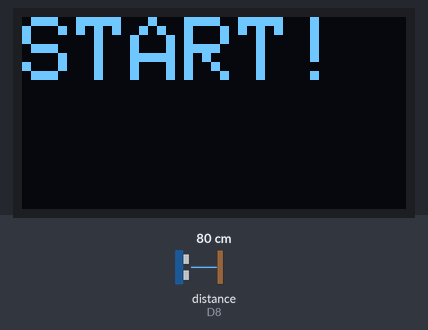
A sketch run on a simulated ESP8266 (NodeMCU). On the bench: 128×64 one-colour display. Wiring (inferred from the names in the program): ultrasonic range finder: trigger D7; echo D8. The test bench sets the inputs (shaded band); at power-on: distance to the obstacle (sensor on D8) 80 cm. The echo pulse lasts 58.3 µs per cm; what the sketch prints to the serial monitor is not drawn.

Above: at 2.2 s.
2.3 s: distance to the obstacle (sensor on D8) set to 45 cm
4.7 s: distance to the obstacle (sensor on D8) set to 36 cm
At 5.5 s:
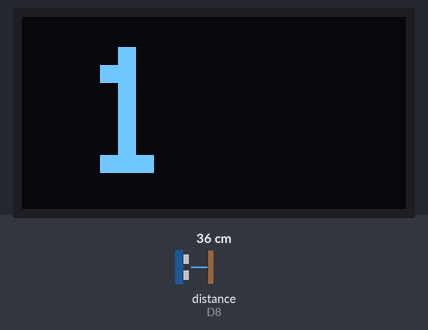
Timing chart, 0 to 7.7 s (numbered marks = the images above; inputs shaded):
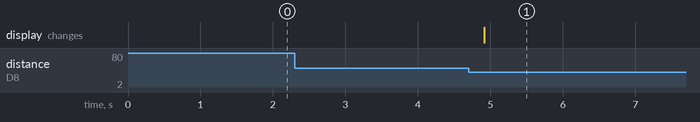

The sketch:

v4_Counter.ino
```cpp
//초음파센서부분선언
#define TrigPin  D7
#define EchoPin  D8

//디스플레이부분선언
#include <SPI.h>
#include <Wire.h>
#include <Adafruit_GFX.h>
#include <Adafruit_SSD1306.h>
#define OLED_RESET LED_BUILTIN  //4
Adafruit_SSD1306 display(OLED_RESET);
#if (SSD1306_LCDHEIGHT != 64)
//#error("Height incorrect, please fix Adafruit_SSD1306.h!");
#endif


  //변수선언
  float duration, distance, distance0, distance1=199;
  //float dist_a, dist_b, dist_c, ave_abc;
  int count=0, countdis=0;

void setup() {
  //시리얼포트 활성화
  Serial.begin(115200);

  //초음파센서 활성화
  pinMode(TrigPin, OUTPUT);
  pinMode(EchoPin, INPUT);

  //디스플레이 활성화
  display.begin(SSD1306_SWITCHCAPVCC, 0x3C);
  display.clearDisplay();
  //display.display();
  display.setTextSize(3);
  display.setTextColor(WHITE);
  display.setCursor(0, 0);
  display.println("START!");
  display.display();

  delay(1000);
}

void loop() {

  // 센서 읽기
    delay(10);
    digitalWrite(TrigPin, LOW);
    delayMicroseconds(2);
    digitalWrite(TrigPin, HIGH);
    delayMicroseconds(10);
    digitalWrite(TrigPin, LOW);
    duration = pulseIn(EchoPin, HIGH, 11764); //11764us (약200cm)
    distance = duration * 0.034 / 2;
 if(distance == 0){distance = 200;}else{}

//  dist_a = dist_b;
//  dist_b = dist_c;
 // dist_c = distance;
 // ave_abc = (dist_a + dist_b + dist_c)/3;

 //if((abs(ave_abc - dist_b) < 20) or (dist_a >= dist_b >= dist_c) or (dist_a <= dist_b <= dist_c)){


   //lowpass highpass
   //if(dist_b > 5 and dist_b < 201){
   if(distance > 5 and distance < 201){

  //필터
    distance0 = distance1;
    //distance1 = distance0*0.90 + dist_b*0.10;
    distance1 = distance0*0.95 + distance*0.05;

  //시리얼 모니터에 표시
  Serial.print(distance1);
  Serial.print("      ");
  Serial.print(distance);
  Serial.print("      ");
  Serial.println(count);

  //트리거
  if(distance0>40 and distance1<=40){
    count=count+1;
  }else{}

  //OLED에 표시
  if(count > countdis){
    display.clearDisplay();
    display.setTextSize(6);
    display.setCursor(20, 10);
    display.print(count);
    display.display();
    countdis=count;
    delay(500);
//  } else{}
  } else{}
 } else{}
}
```

Measured:
- the behaviour switches between 41 and 40 cm on distance to the obstacle (sensor on D8) (found by bisection; images 0 and 1)
- after the input at 2.3 s, every drawn part: stays the same
- after the input at 4.7 s, the display: changes after 0.21 s (image 1)
